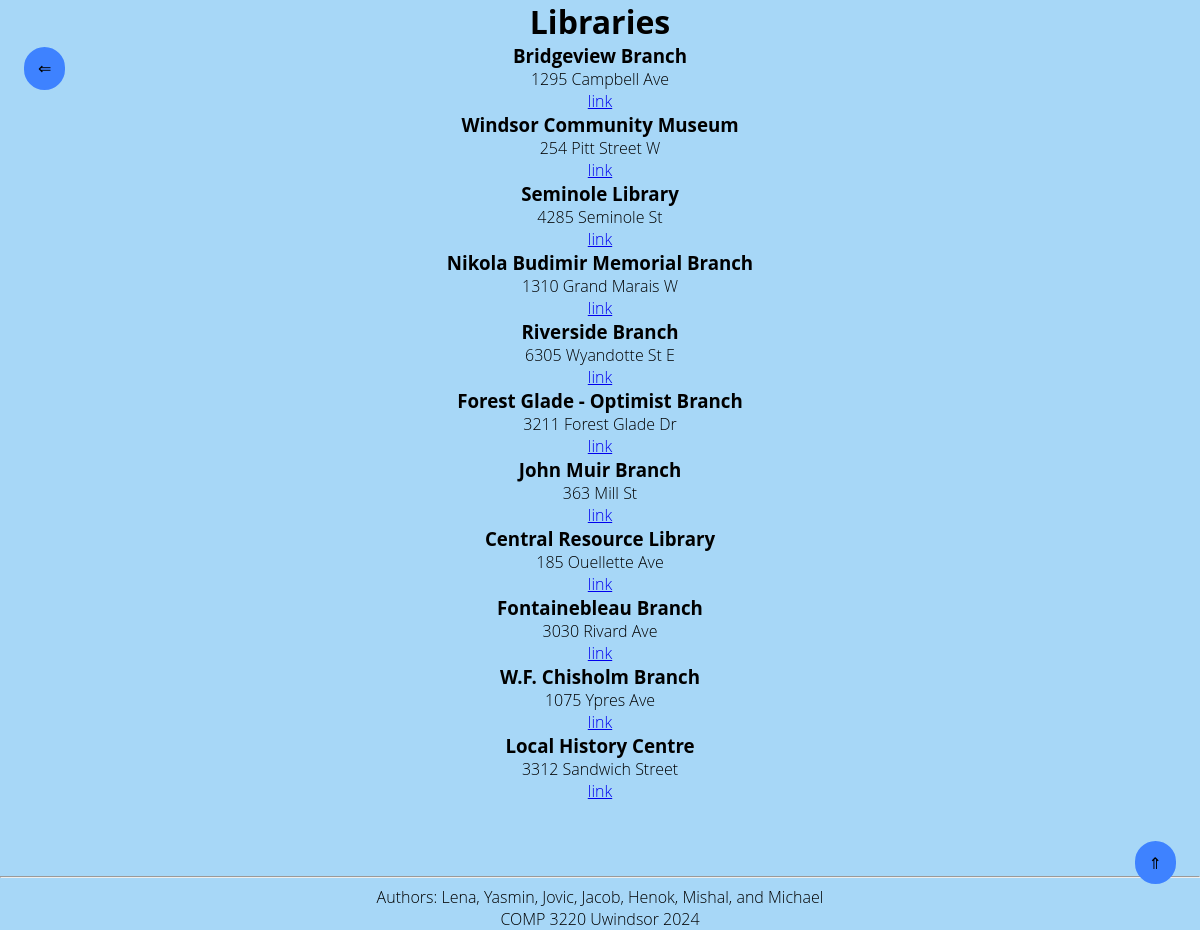
/libraries, run on the app's committed database.
### tables this page shows
CREATE TABLE libraries (
    latitude FLOAT NOT NULL,
    longitude FLOAT NOT NULL,
    id INTEGER PRIMARY KEY,
    names TEXT NOT NULL,
    street TEXT NOT NULL,
    link TEXT NOT NULL
);

### app.py (the view)
@app.route("/libraries")
def libraries():
    conn = get_db_connection()
    libraries = conn.execute("SELECT * FROM libraries").fetchall()
    conn.close()
    return render_template("libraries.html", libraries=libraries)

### app.py (called while the page is built)
def get_db_connection():
    conn = sqlite3.connect("database.db")
    conn.row_factory = sqlite3.Row
    return conn

### templates/libraries.html (shortened to what this page needs)
{% extends 'base.html' %} {%block head%}
<link rel="stylesheet" href="{{ url_for('static', filename='base.css') }}" />
{%endblock%} {%block content%} {%endblock%} {%block more%}
<h1>Libraries</h1>
<div id="previous">
  <a href="{{ url_for('index')}}">&lArr;</a>
</div>
{% for element in libraries %}
<div class="container">
  <h3>{{ element['names'] }}</h3>
  <p>{{ element['street']}}</p>
  <a href="{{element['link']}}" alt="link to library site">link</a>
</div>
{% endfor %} {%endblock%}

### static/base.css (style rules this page uses)
body, header, head, h1, h2, h3, h4, p { margin:0; padding:0; text-align: center; }
body { font-family: 'Open Sans', sans-serif; box-sizing: border-box; background-color: #a7d7f7; font-weight: 300; }
#previous a { border-style: solid; border-width: 2px; border-color: #3e82ff; border-radius: 25px; padding-top:8.5px; padding-bottom: 8.5px; padding-left: 12px; padding-right: 12px; background-color: #3e82ff; color:#000000; text-decoration: none; position:fixed; top: 5%; left:2%; }

### data on the page
libraries: names "Bridgeview Branch", street "1295 Campbell Ave"
libraries: names "Windsor Community Museum", street "254 Pitt Street W"
libraries: names "Seminole Library", street "4285 Seminole St"
libraries: names "Nikola Budimir Memorial Branch", street "1310 Grand Marais W"
libraries: names "Riverside Branch", street "6305 Wyandotte St E"
libraries: names "Forest Glade - Optimist Branch", street "3211 Forest Glade Dr"
libraries: names "John Muir Branch", street "363 Mill St"
libraries: names "Central Resource Library", street "185 Ouellette Ave"
libraries: names "Fontainebleau Branch", street "3030 Rivard Ave"
libraries: names "W.F. Chisholm Branch", street "1075 Ypres Ave"
libraries: names "Local History Centre", street "3312 Sandwich Street"
